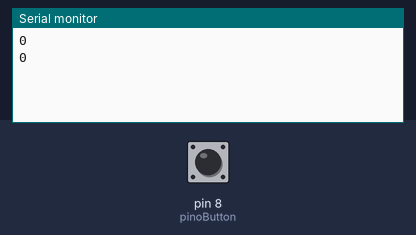
Bench run of a sketch on a simulated Arduino Uno, built with avr-gcc and run on an emulated ATmega328P. Parts: the last lines printed to the serial monitor. The inputs (shaded band) are chosen by the test bench; at power-on: pin 8 (pinoButton) LOW.

Above: at 2.2 s.
2.3 s: pin 8 (pinoButton) pulled HIGH for 1 s
At 3.8 s:
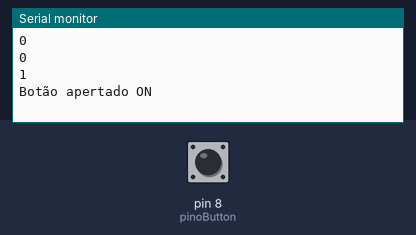
4.8 s: pin 8 (pinoButton) pulled HIGH for 0.4 s
At 5.8 s:
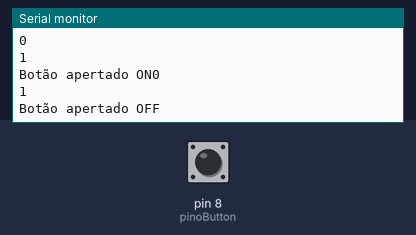

The sketch:

Push_Button.ino
```cpp
//Declaração da constante que armazena o pino do Push Button
#define pinoButton 8

//Declaração da variável de estado do botão
bool status = false;

void setup() {
  //Definir a modalidade do pino
  pinMode(pinoButton, INPUT);

  Serial.begin(9600);

  delay(1000);
}

void loop() {
  Serial.println(digitalRead(pinoButton));
  //Lendo o pino digital através da constante

  if(digitalRead(pinoButton) == 1 && status == false){
    Serial.print("Botão apertado ON");
    status = true;
  }
  else if(digitalRead(pinoButton) == 1 && status == true){
    Serial.println("Botão apertado OFF");
    status = false;
  }


  delay(1000);
}
```

Measured:
- after the input at 2.3 s, the serial monitor: prints a new line after 0.70 s (image 1)
- after the input at 4.8 s, the serial monitor: prints a new line after 0.20 s (image 2)
